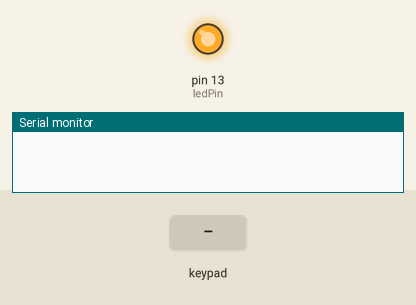
Simulated run of this sketch. Board: Arduino Uno, built with avr-gcc and run on an emulated ATmega328P. Shown: output pins drawn as LEDs (lit = HIGH), the last lines printed to the serial monitor. Inputs (shaded band) come from the test bench.

Above: at 1.2 s.
1.3 s: key '*' pressed
At 1.37 s:
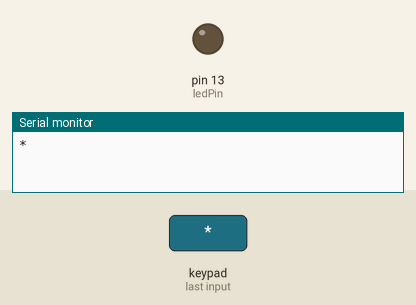
5.6 s: key '#' pressed
At 6.6 s:
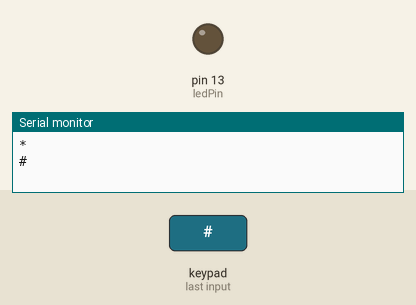
Timing chart, 0 to 8.6 s (numbered marks = the images above; inputs shaded):
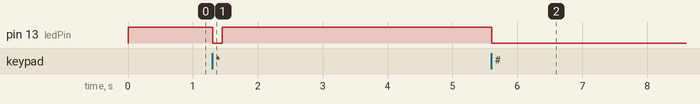

Measured:
- after the input at 1.3 s, pin 13 (ledPin): HIGH → LOW at once, → HIGH 0.15 s later
- after the input at 5.6 s, pin 13 (ledPin): HIGH → LOW at once

The sketch:

EventKeypadSteef.ino
```cpp
/* @file EventSerialKeypad.pde
|| @version 1.0
|| @author Alexander Brevig
|| @contact alexanderbrevig@gmail.com
||
|| @description
|| | Demonstrates using the KeypadEvent.
|| #
*/
#include <Keypad.h>
/*


PINNUMBERS ARE THE NUMBERS ON DE KEYPAD

Value  -  PINS
1:     -  2+3
2:     -  1+2
3:     -  2+5
4:     -  3+7
5:     -  1+7
6:     -  5+7
7:     -  3+6
8:     -  1+6
9:     -  5+6
*:     -  3+4
0:     -  1+4
#:     -  4+5

*/
const byte ROWS = 4; //four rows
const byte COLS = 3; //three columns
char keys[ROWS][COLS] = {
	{'1','2','3'},
	{'4','5','6'},
	{'7','8','9'},
	{'*','0','#'}
	};
byte rowPins[ROWS] = {A0, A1, A2, A3}; //connect to the row pinouts of the keypad
byte colPins[COLS] = {3,2,1}; //connect to the column pinouts of the keypad

Keypad keypad = Keypad( makeKeymap(keys), rowPins, colPins, ROWS, COLS );
byte ledPin = 13;
/*
byte rowPins[ROWS] = {5, 4, 3, 2}; //connect to the row pinouts of the kpd
byte colPins[COLS] = {8, 7, 6};
*/
boolean blink = false;

void setup(){
  Serial.begin(9600);
  pinMode(ledPin, OUTPUT);      // sets the digital pin as output
  digitalWrite(ledPin, HIGH);   // sets the LED on
  keypad.addEventListener(keypadEvent); //add an event listener for this keypad
}

void loop(){
  char key = keypad.getKey();

  if (key) {
    Serial.println(key);
  }
  if (blink){
    digitalWrite(ledPin,!digitalRead(ledPin));
    delay(100);
  }
}

//take care of some special events
void keypadEvent(KeypadEvent key){
  switch (keypad.getState()){
    case PRESSED:
      switch (key){
        case '#': digitalWrite(ledPin,!digitalRead(ledPin)); break;
        case '*':
          digitalWrite(ledPin,!digitalRead(ledPin));
        break;
      }
    break;
    case RELEASED:
      switch (key){
        case '*':
          digitalWrite(ledPin,!digitalRead(ledPin));
          blink = false;
        break;
      }
    break;
    case HOLD:
      switch (key){
        case '*': blink = true; break;
      }
    break;
  }
}
```
